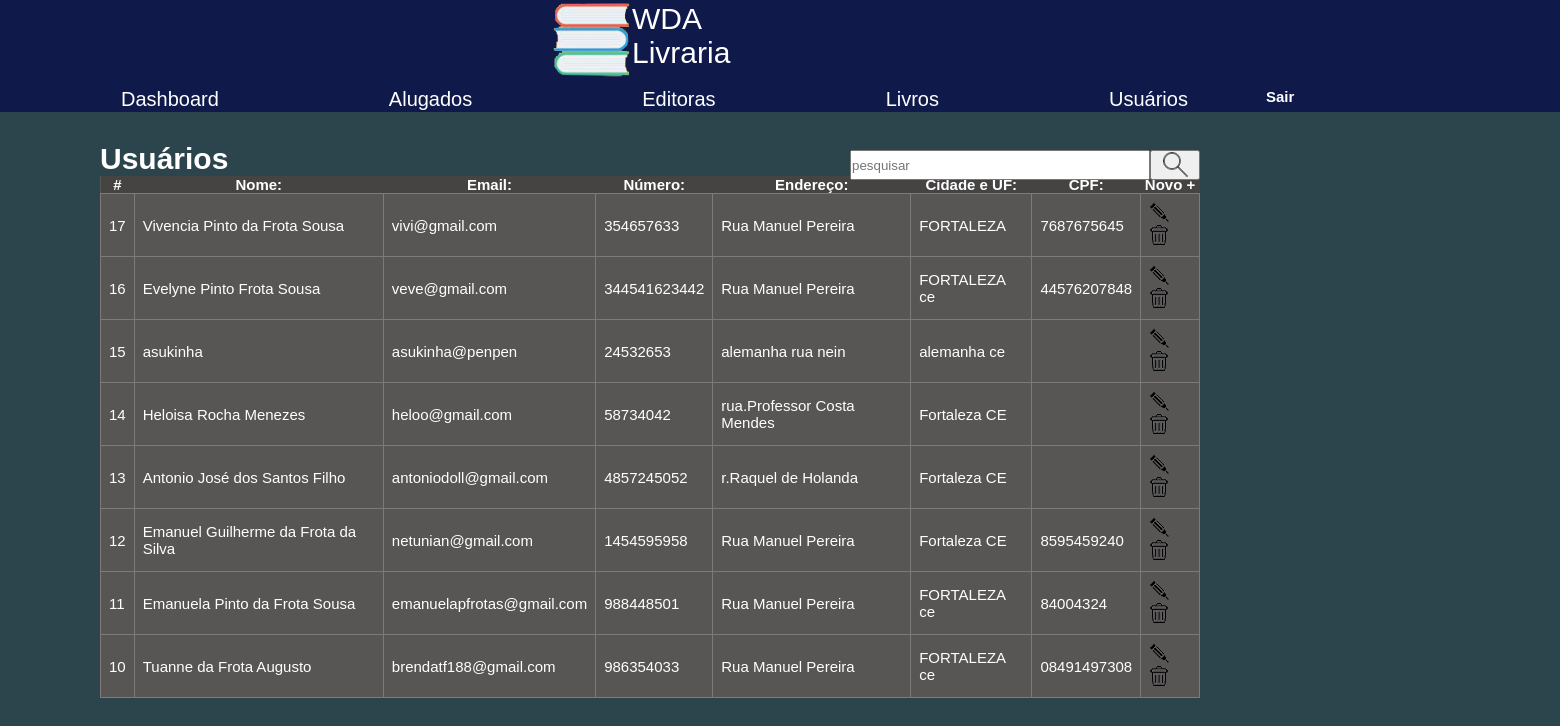
/usu.php, run on the app's committed database.
### tables this page shows
CREATE TABLE `usuarios` (
  `id` int NOT NULL AUTO_INCREMENT,
  `usuario` varchar(45) NOT NULL,
  `emailu` varchar(110) NOT NULL,
  `numerou` varchar(45) NOT NULL,
  `enderecou` varchar(45) NOT NULL,
  `cidadeu` varchar(45) NOT NULL,
  `cpfu` varchar(45) DEFAULT NULL,
  PRIMARY KEY (`id`)
);

### usu.php (the view, shortened to what this page needs)
<?php
include_once('config.php');
$sql="SELECT*FROM usuarios ORDER BY id DESC";
if(!empty($_GET['search']))
{
 $data=$_GET['search'];
 $sql="SELECT*FROM usuarios WHERE id LIKE '%$data%' or usuario LIKE '%$data%' or emailu LIKE '%$data%' or numerou LIKE '%$data%' or enderecou LIKE '%$data%' or cidadeu LIKE '%$data%' or cpfu LIKE '%$data%'ORDER BY id DESC";
}
else{
 $sql="SELECT*FROM usuarios ORDER BY id DESC";
}
$result=$conexao->query($sql);
?>
<!DOCTYPE html>
<html lang="en">
<head>
<link rel="stylesheet" href="estilos/livr.css">
</head>
<body>
<header>
<a id="dash" href="dash.php">
<div id="logo">
<img src="imagens/logo4.png">WDA Livraria
</div>
</a>
<nav>
<a href="dash.php">Dashboard</a>
 <a href="alug.php">Alugados</a>
 <a href="edito.php">Editoras</a>
 <a href="livr.php">Livros</a>
 <a href="usu.php">Usuários</a>
<a href="home.php">
 <button id="sair"><b>Sair</b></button>
</a>
</nav>
</header>
<div class="corpo">
<h1>Usuários</h1>
 <div class="box-search">
  <input type="search" placeholder="pesquisar" id="pesquisar">
  <button onclick="searchData()" id="pesq">
  <img src="imagens/lupa4.png" alt="Pesquisar">
  </button>
 </div>
 <table class="table">
  <thead>
   <tr>
    <th scope="col">#</th>
    <th scope="col">Nome:</th>
    <th scope="col">Email:</th>
    <th scope="col">Número:</th>
    <th scope="col">Endereço:</th>
    <th scope="col">Cidade e UF:</th>
    <th scope="col">CPF:</th>
    <th scope="col"><a  id="novo" href="usucad.php" id="novo"><b>Novo +</b></a></th>
   </tr>
  </thead>
  <tbody>
   <?php
    while($user_data=mysqli_fetch_assoc($result)){
     echo"<tr>";
     echo"<td>".$user_data['id']."</td>";
     echo"<td>".$user_data['usuario']."</td>";
     echo"<td>".$user_data['emailu']."</td>";
     echo"<td>".$user_data['numerou']."</td>";
     echo"<td>".$user_data['enderecou']."</td>";
     echo"<td>".$user_data['cidadeu']."</td>";
     echo"<td>".$user_data['cpfu']."</td>";
     echo"<td>
     <a href='usuarioEdit.php?id=$user_data[id]'><img src='imagens/lapismenor.png'>
     </a>
     <a href='usuarioDelete.php?id=$user_data[id]'><img src='imagens/lixeiramenor.png'>
     </a>
     </td>";
     echo"</tr>";
    }
   ?>
  </tbody>
 </table>
</div>
</body>
</html>

### estilos/livr.css (style rules this page uses)
* { margin: 0; padding: 0; }
:root { --azulc:rgb(102, 177, 200); --azul:rgb(15, 26, 75); }
body { background-color: rgb(44, 69, 77); font-family:'Gill Sans', 'Gill Sans MT', Calibri, 'Trebuchet MS', sans-serif; font-size:15px; color:white; overflow-x: hidden; }
header { position:relative; background-color:rgb(15, 26, 75); height: 110px; width:1800px; padding:1px; }
#dash { text-decoration:none; color:white; }
#logo { width:100px; margin-left:550px; font-size:30px; display: flex; padding:1px; }
nav { display:flex; font-size:20px; }
nav a { margin-top:10px; margin-right:50px; margin-left:120px; margin-bottom: 10px; color:white; text-decoration:none; }
#sair { position:absolute; top:88px; left:1266px; background-color:rgb(15, 26, 75); color:white; border:none; font-size:15px; cursor:pointer; }
.corpo { margin-top:30px; margin-left:100px; width:1800px; height:100px; border-radius:4px; }
table { width:1100px; border-collapse:collapse; background-color: rgb(88, 85, 85); }
td { border:1px solid rgb(128, 121, 121); padding:8px; }
thead { background-color: rgb(70, 68, 67); }
thead #novo { text-decoration: none; color:white; }

### usu.php (style rules this page uses)
body { overflow-x:hidden; }
#novo { text-decoration:none; color:white; }
.box-search { position:absolute; display:flex; top:150px; left:850px; gap:0.1%; }
#pesquisar { width:300px; height:30px; }
#pesq { position:absolute; top:0px; left:300px; background-color:none; width:50px; height:30px; }

### data on the page
usuarios: id "17", usuario "Vivencia Pinto da Frota Sousa", emailu "vivi@gmail.com", numerou "354657633", enderecou "Rua Manuel Pereira", cidadeu "FORTALEZA", cpfu "7687675645"
usuarios: id "16", usuario "Evelyne Pinto Frota Sousa", emailu "veve@gmail.com", numerou "344541623442", enderecou "Rua Manuel Pereira", cidadeu "FORTALEZA ce", cpfu "44576207848"
usuarios: id "15", usuario "asukinha", emailu "asukinha@penpen", numerou "24532653", enderecou "alemanha rua nein", cidadeu "alemanha ce"
usuarios: id "14", usuario "Heloisa Rocha Menezes", emailu "heloo@gmail.com", numerou "58734042", enderecou "rua.Professor Costa Mendes", cidadeu "Fortaleza CE"
usuarios: id "13", usuario "Antonio José dos Santos Filho", emailu "antoniodoll@gmail.com", numerou "4857245052", enderecou "r.Raquel de Holanda", cidadeu "Fortaleza CE"
usuarios: id "12", usuario "Emanuel Guilherme da Frota da Silva", emailu "netunian@gmail.com", numerou "1454595958", enderecou "Rua Manuel Pereira", cidadeu "Fortaleza CE", cpfu "8595459240"
usuarios: id "11", usuario "Emanuela Pinto da Frota Sousa", emailu "emanuelapfrotas@gmail.com", numerou "988448501", enderecou "Rua Manuel Pereira", cidadeu "FORTALEZA ce", cpfu "84004324"
usuarios: id "10", usuario "Tuanne da Frota Augusto", emailu "brendatf188@gmail.com", numerou "986354033", enderecou "Rua Manuel Pereira", cidadeu "FORTALEZA ce", cpfu "08491497308"
